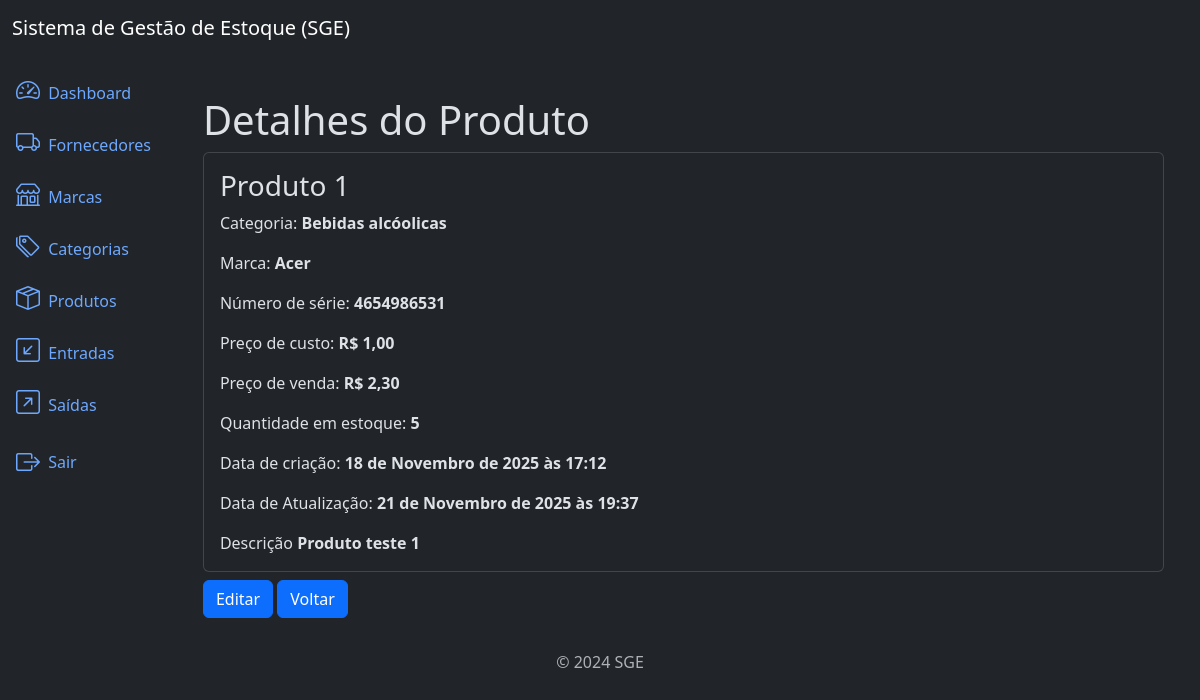
The page /products/4/detail/ (signed in) on the database as committed earlier.
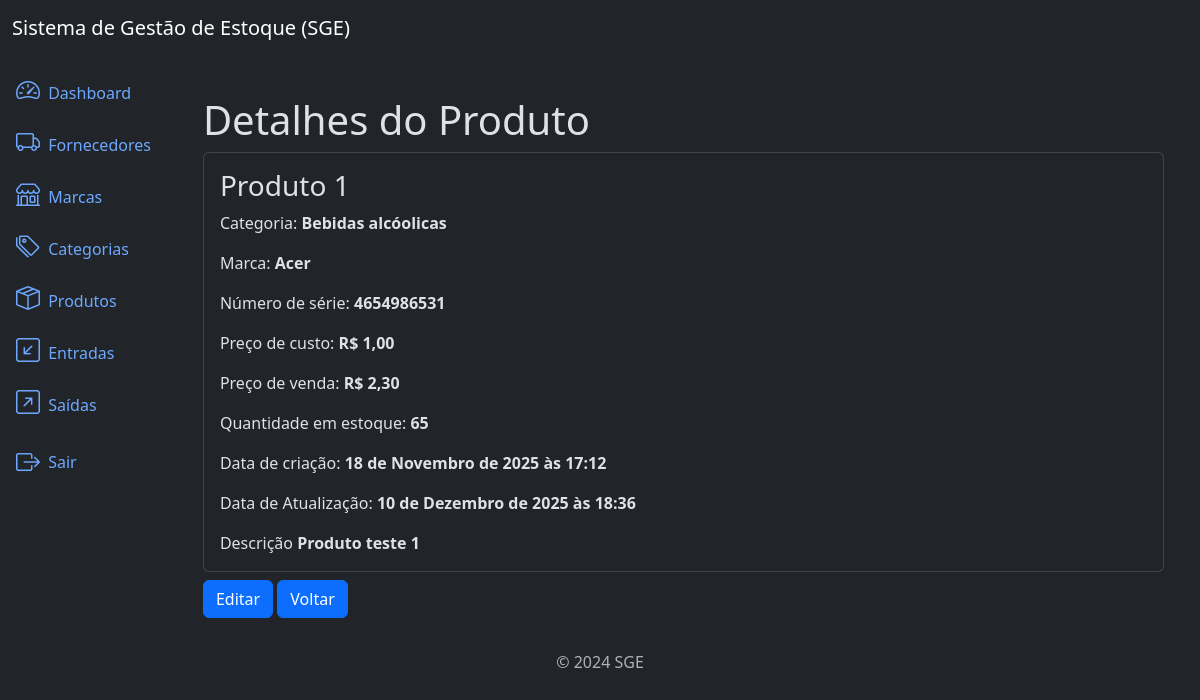
The same page on the database as committed later.
### products/models.py (models this page shows, shortened)
class Product(models.Model):
    title = models.CharField(max_length=400)
    category = models.ForeignKey(Category, on_delete=models.PROTECT,
                related_name='products')
    brand = models.ForeignKey(Brand, on_delete=models.PROTECT,
            related_name='products')
    description = models.TextField(max_length=10000, blank=True, null=True)
    serie_number = models.CharField(max_length=200, null=True, blank=True)
    cost_price = models.DecimalField(max_digits=20, decimal_places=2)
    selling_price = models.DecimalField(max_digits=20, decimal_places=2)
    quantity = models.IntegerField(default=0)
    created_at = models.DateTimeField(auto_now_add=True)
    updated_at = models.DateTimeField(auto_now=True)
    class Meta:
        ordering = ['title']

### category/models.py (models this page shows)
class Category(models.Model):
    name = models.CharField(max_length=300)
    description = models.TextField(null=True, blank=True)
    created_at = models.DateTimeField(auto_now_add=True)
    updated_at = models.DateTimeField(auto_now=True)
    class Meta:
        ordering = ['name']
    def __str__(self):
        return self.name

### brands/models.py (models this page shows)
class Brand(models.Model):
    name = models.CharField(max_length=300)
    description = models.TextField(null=True, blank=True)
    created_at = models.DateTimeField(auto_now_add=True)
    updated_at = models.DateTimeField(auto_now=True)
    class Meta:
        ordering = ['name']
    def __str__(self):
        return self.name

### products/views.py (the view)
# urls.py: path('products/<int:pk>/detail/', views.ProductDetail.as_view(), \
class ProductDetail(LoginRequiredMixin, PermissionRequiredMixin, DetailView):
    model = models.Product
    template_name = 'product_details.html'
    context_object_name = 'product'
    permission_required = 'products.view_product'

### products/templates/product_details.html
{% extends "base.html" %}
{% block content %}
<div class='container mt-4'>
    <h3 class='display-6'>Detalhes do Produto</h3>
    <div class='card'>
        <div class='card-body'>
            <h3 class='card-title'>{{ object.title}}</h3>
            <p class='card-text'>
                Categoria: <strong>{{ object.category}}</strong>
            </p>
            <p class='card-text'>
                Marca: <strong>{{ object.brand}}</strong>
            </p>
            <p class='card-text'>
                Número de série: <strong>{{ object.serie_number}}</strong>
            </p>
            <p class='card-text'>
                Preço de custo: <strong>R$ {{ object.cost_price}}</strong>
            </p>
            <p class='card-text'>
                Preço de venda: <strong>R$ {{ object.selling_price}}</strong>
            </p>
            <p class='card-text'>
                Quantidade em estoque: <strong>{{ object.quantity}}</strong>
            </p>
            <p class='card-text'>
                Data de criação: <strong>{{ object.created_at}}</strong>
            </p>
            <p class='card-text'>
                Data de Atualização: <strong>{{ object.updated_at}}</strong>
            </p>
            <p class='card-text'>
                Descrição <strong>{{ object.description}}</strong>
            </p>
        </div>
    </div>
    {% if perms.products.change_product %}
    <a href="{% url "product_update" product.pk %}" class='btn btn-primary mt-2'>
    Editar
    </a>
    {% endif %}
    <a href="{% url "product_list" %}" class='btn btn-primary mt-2'>
    Voltar
    </a>
</div>
{% endblock content %}

Rows that differ between the two databases and show on the page:
changed Product "Produto 1": quantity "5" → "65"; updated_at "21 de Novembro de 2025 às 19:37" → "10 de Dezembro de 2025 às 18:36"
